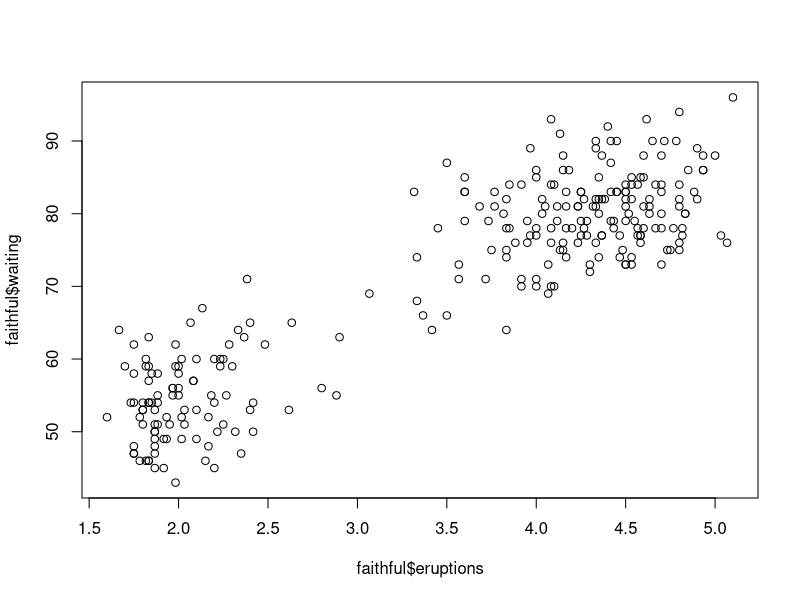
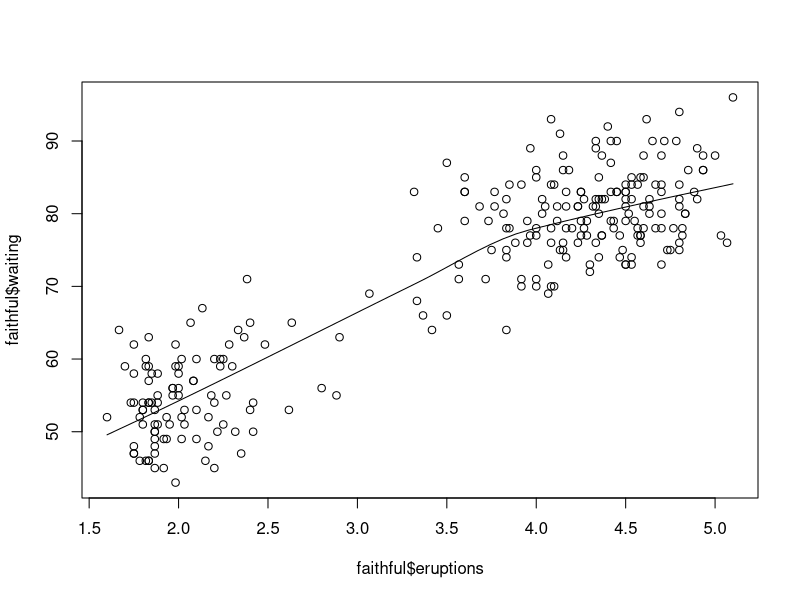
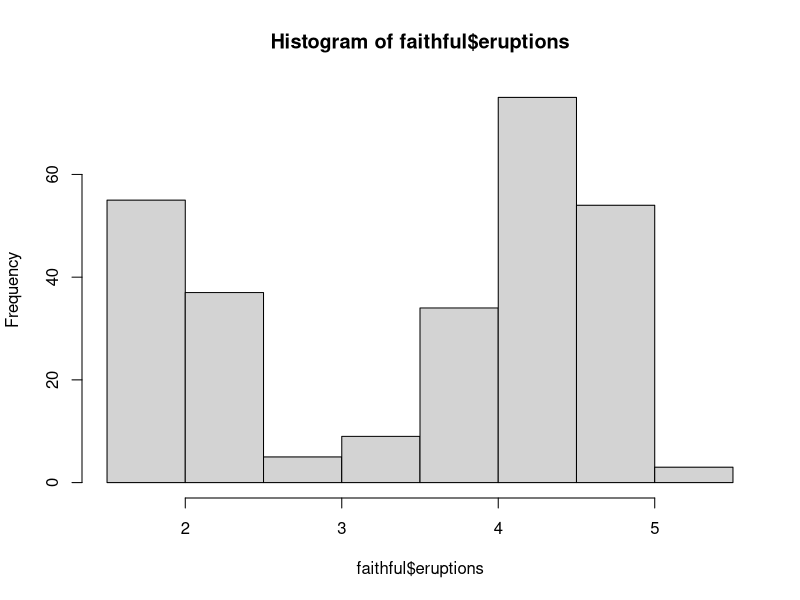
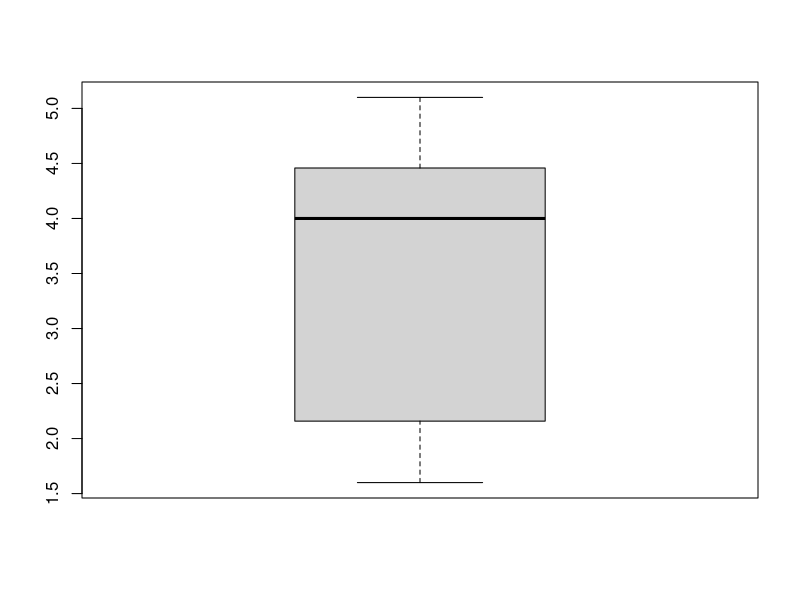
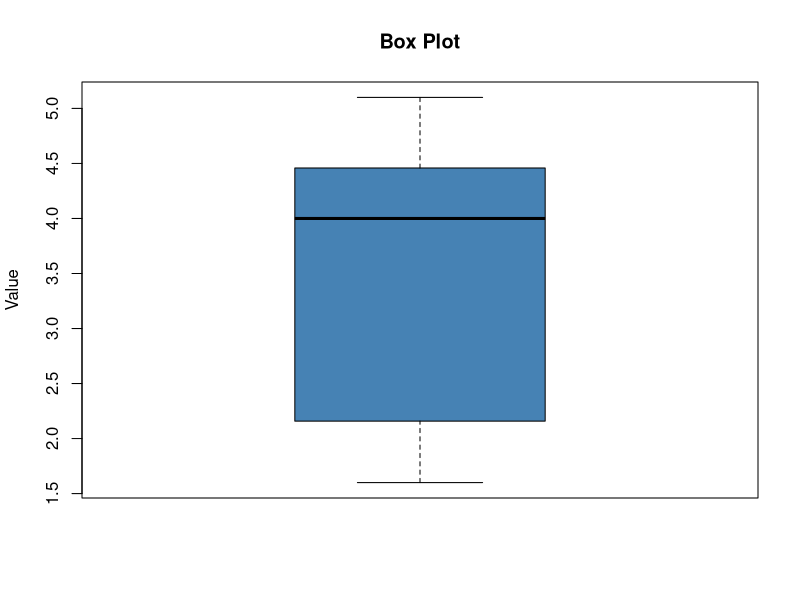
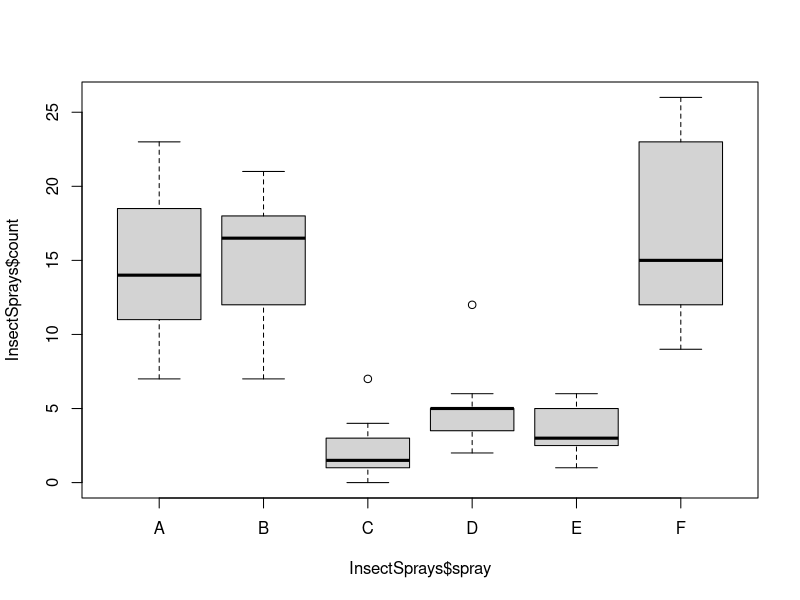

Write R code to recreate these figures, in order.
#8th assignment
data("faithful")
View(faithful)
mean(faithful$eruptions)#q1----
median((faithful$eruptions))#q2----
quantile(faithful$eruptions)#q3----
quantile(faithful$eruptions,c(0.32,0.57,0.98))#q4----
range(faithful$eruptions)#q4----
IQR(faithful$eruptions)#q5----
sqrt(var(faithful$eruptions))#q6----
var(faithful$eruptions)#q7----
library(fBasics)
skewness(faithful$eruptions)#q8----
kurtosis(faithful$eruptions)#q9----
stem(faithful$eruptions)#q10----
plot(x=faithful$eruptions,y=faithful$waiting)#q11----
scatter.smooth(faithful$eruptions,faithful$waiting)#q11----
hist(faithful$eruptions)#q12----
boxplot(faithful$eruptions)#q13----
boxPlot(faithful$eruptions)#q13----
cov(faithful$eruptions,faithful$waiting)#q15----
cor(faithful$eruptions,faithful$waiting)#q16----
#insectsprays
data("InsectSprays")
View(InsectSprays)
boxplot(InsectSprays$count~InsectSprays$spray)
